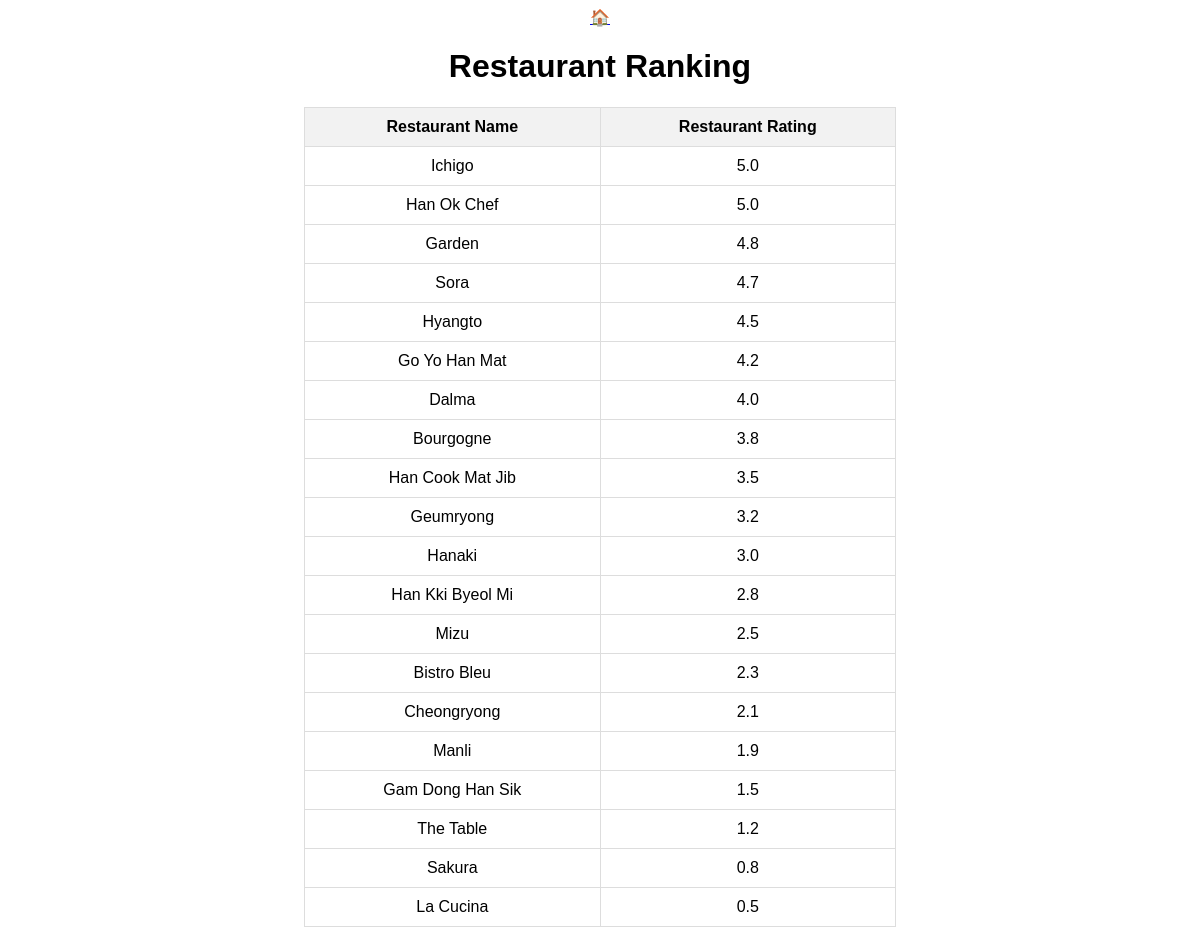
The app's page /restaurantRanking.php with its own data.
### tables this page shows
CREATE TABLE IF NOT EXISTS restaurant_rating (
restaurant_rating_id INT AUTO_INCREMENT PRIMARY KEY,
restaurant_id INT,
restaurant_rating DECIMAL(3, 1),
restaurant_review TEXT,
FOREIGN KEY (restaurant_id) REFERENCES restaurant(restaurant_id)
);

CREATE TABLE IF NOT EXISTS restaurant
(
     restaurant_id INT NOT NULL PRIMARY KEY,
     country_id INT NOT NULL,
     restaurant_name CHAR(50),
     cuisine_type CHAR(50),
		 address CHAR(50),
     city_id INT NOT NULL,
     FOREIGN KEY (city_id) REFERENCES city(city_id),
     FOREIGN KEY(country_id) REFERENCES country(country_id)
);

### restaurantRanking.php (the view, shortened to what this page needs)
<?php
$mysqli = new mysqli("localhost", "team18", "team18", "team18");
$sql = "SELECT restaurant_name, restaurant_rating FROM restaurant
        INNER JOIN restaurant_rating ON restaurant.restaurant_id = restaurant_rating.restaurant_id
        ORDER BY restaurant_rating DESC
        LIMIT 20";
$result = $mysqli->query($sql);
?>
<!DOCTYPE html>
<html lang="en">
<head>
</head>
<body>
    <div>
        <a href="ranking.php" class="icon">🏠</a>
        <h1>Restaurant Ranking</h1>
    </div>
    <table>
        <thead>
            <tr>
                <th>Restaurant Name</th>
                <th>Restaurant Rating</th>
            </tr>
        </thead>
        <tbody>
            <?php
            if ($result->num_rows > 0) {
                while ($row = $result->fetch_assoc()) {
                    echo "<tr><td>" . $row["restaurant_name"] . "</td><td>" . $row["restaurant_rating"] . "</td></tr>";
                }
            } else {
                echo "<tr><td colspan='2'>No data available</td></tr>";
            }
            ?>
        </tbody>
    </table>
</body>
</html>

### restaurantRanking.php (style rules this page uses)
body { font-family: Arial, sans-serif; text-align: center; }
table { width: 50%; margin: 20px auto; border-collapse: collapse; }
th, td { padding: 10px; border: 1px solid #ddd; }
th { background-color: #f2f2f2; }

### records on screen
restaurant_rating: restaurant.restaurant_name "Ichigo", restaurant_rating "5.0"
restaurant_rating: restaurant.restaurant_name "Han Ok Chef", restaurant_rating "5.0"
restaurant_rating: restaurant.restaurant_name "Garden", restaurant_rating "4.8"
restaurant_rating: restaurant.restaurant_name "Sora", restaurant_rating "4.7"
restaurant_rating: restaurant.restaurant_name "Hyangto", restaurant_rating "4.5"
restaurant_rating: restaurant.restaurant_name "Go Yo Han Mat", restaurant_rating "4.2"
restaurant_rating: restaurant.restaurant_name "Dalma", restaurant_rating "4.0"
restaurant_rating: restaurant.restaurant_name "Bourgogne", restaurant_rating "3.8"
restaurant_rating: restaurant.restaurant_name "Han Cook Mat Jib", restaurant_rating "3.5"
restaurant_rating: restaurant.restaurant_name "Geumryong", restaurant_rating "3.2"
restaurant_rating: restaurant.restaurant_name "Hanaki", restaurant_rating "3.0"
restaurant_rating: restaurant.restaurant_name "Han Kki Byeol Mi", restaurant_rating "2.8"
restaurant_rating: restaurant.restaurant_name "Mizu", restaurant_rating "2.5"
restaurant_rating: restaurant.restaurant_name "Bistro Bleu", restaurant_rating "2.3"
restaurant_rating: restaurant.restaurant_name "Cheongryong", restaurant_rating "2.1"
restaurant_rating: restaurant.restaurant_name "Manli", restaurant_rating "1.9"
restaurant_rating: restaurant.restaurant_name "Gam Dong Han Sik", restaurant_rating "1.5"
restaurant_rating: restaurant.restaurant_name "The Table", restaurant_rating "1.2"
restaurant_rating: restaurant.restaurant_name "Sakura", restaurant_rating "0.8"
restaurant_rating: restaurant.restaurant_name "La Cucina", restaurant_rating "0.5"
